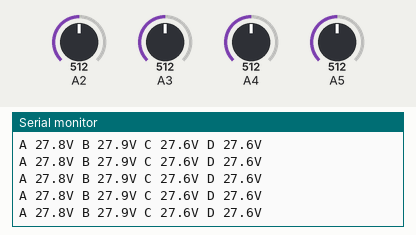
Simulated run of this sketch. Board: Arduino Uno, built with avr-gcc and run on an emulated ATmega328P. On the bench: the last lines printed to the serial monitor. The test bench sets the inputs (shaded band); at power-on: A2 = 512, A3 = 512, A4 = 512, A5 = 512.

Above: at 1.2 s.
1.3 s: A2 set to 201
At 1.49 s:
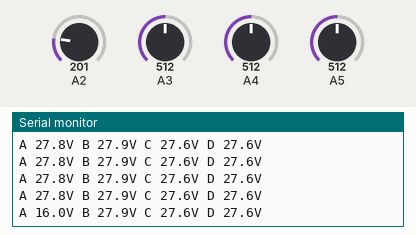
4.3 s: A2 set to 172
At 4.39 s:
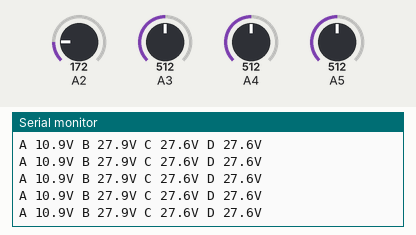
Timing chart, 0 to 7.3 s (numbered marks = the images above; inputs shaded):
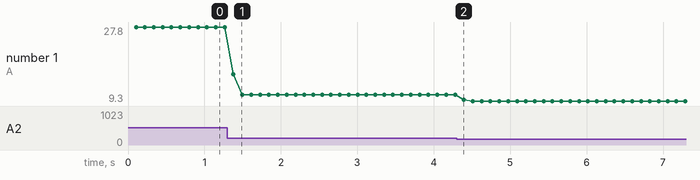

The sketch:

AnalogVoltmeter.ino
```cpp
/*--------------------------------------------------------------
  Program:      AnaloVoltmeter

  Description:  4 channel software voltmeter that displays
                voltage readings in a Processing application
                running on a computer.

  Hardware:     Microduino with voltage dividers on A2 to A5.

  Software:     Developed using Arduino 1.0.5 software
                Should be compatible with Arduino 1.0 +
                voltmeter Processing software runs on PC
--------------------------------------------------------------*/

// number of analog samples to take per reading, per channel
#define NUM_SAMPLES 10
// voltage divider calibration values
#define DIV_1    11.1346
#define DIV_2    11.1969
#define DIV_3    11.0718
#define DIV_4    11.0718
// ADC reference voltage / calibration value
#define V_REF    4.991

int sum[4] = {0};                // sums of samples taken
unsigned char sample_count = 0;  // current sample number
float voltage[4] = {0.0};        // calculated voltages
char l_cnt = 0;                  // used in 'for' loops

void setup()
{
    Serial.begin(9600);
}

void loop()
{
    // take a number of analog samples and add them up
    while (sample_count < NUM_SAMPLES) {
        // sample each channel A2 to A5
        for (l_cnt = 0; l_cnt < 4; l_cnt++) {
            sum[l_cnt] += analogRead(A2 + l_cnt);
        }
        sample_count++;
        delay(10);
    }
    // calculate the voltage for each channel
    for (l_cnt = 0; l_cnt < 4; l_cnt++) {
        voltage[l_cnt] = ((float)sum[l_cnt] / (float)NUM_SAMPLES * V_REF) / 1024.0;
    }

    // each voltage is multiplied by the resistor network
    // division factor to calculate the actual voltage
    voltage[0] = voltage[0] * DIV_1;
    voltage[1] = voltage[1] * DIV_2;
    voltage[2] = voltage[2] * DIV_3;
    voltage[3] = voltage[3] * DIV_4;

    // send voltages to Processing application via serial port / USB
    // voltage 1 - A (pin A2)
    Serial.print("A ");
    Serial.print(voltage[0], 1);
    Serial.print("V ");
    // voltage 2 - B (pin A3)
    Serial.print("B ");
    Serial.print(voltage[1], 1);
    Serial.print("V ");
    // voltge 3 - C (pin A4)
    Serial.print("C ");
    Serial.print(voltage[2], 1);
    Serial.print("V ");
    // voltage 4 - D (pin A5)
    Serial.print("D ");
    Serial.print(voltage[3], 1);
    Serial.print("V ");
    Serial.println("");
    delay(10);
    // reset count and sums
    sample_count = 0;
    for (l_cnt = 0; l_cnt < 4; l_cnt++) {
        sum[l_cnt] = 0;
    }
}
```

Measured:
- after the input at 1.3 s, the serial monitor: prints a new line after 0.08 s (image 1)
- plotted number 1: 27.8 → 10.9 after the input at 1.3 s, 10.9 → 9.3 after the input at 4.3 s
